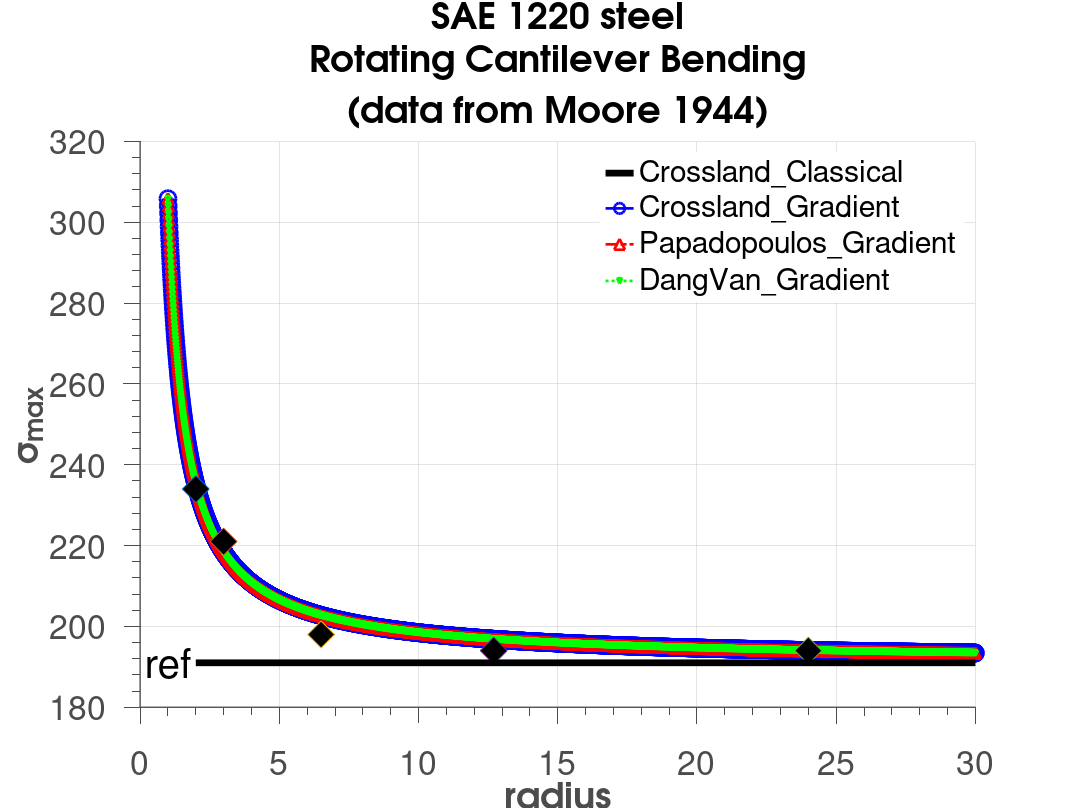
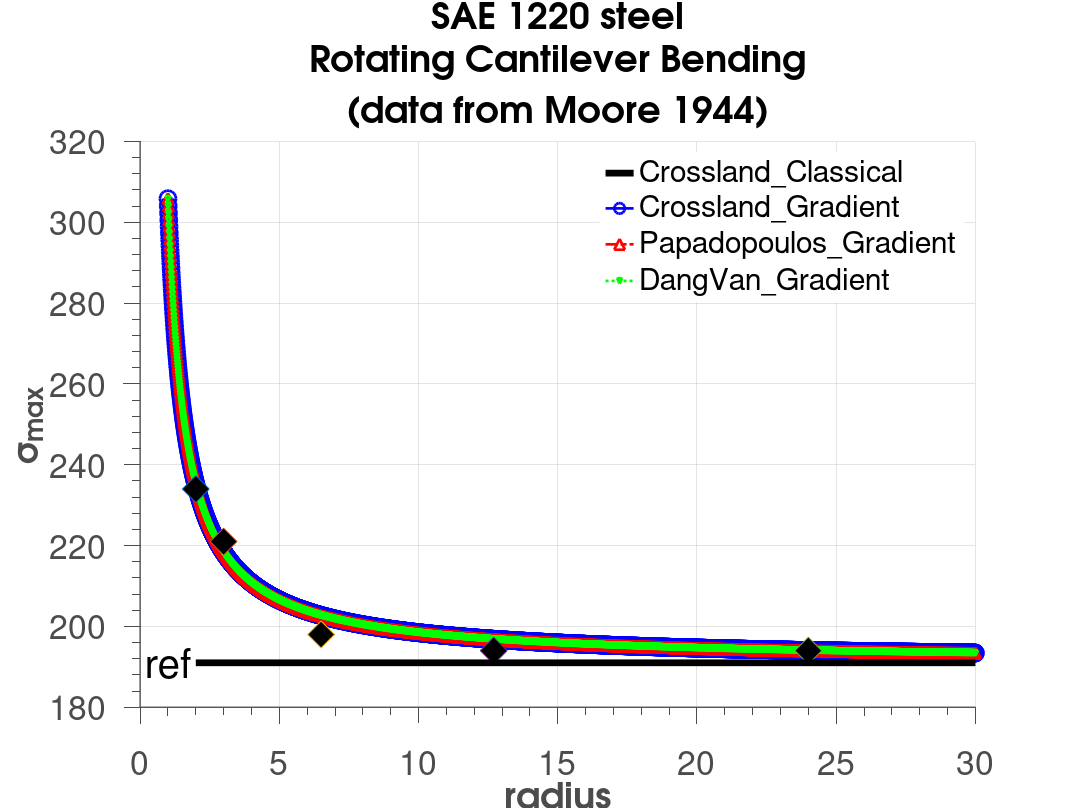

Write the MATLAB code that produced these figures, in order. (Note: this script raises an error after producing the figures.)
clear;clc;
tt=143.1;
ff=191;
a=(tt-ff/sqrt(3))/(ff/3);
b=tt;
ap=3*(tt/ff-1/2);
bp=tt;
ad=3*(tt/ff-1/2);
bd=tt;
lg=0.3755;
lgp=0.3755 ;
lgd=0.3755 ;
y=1:0.01:30;

sigmax  =b*(1/sqrt(3)+a/3-lg*((sqrt(3)*y).^-1+a/3*y.^-1)).^-1;
sigmaxp=b*(1/2+ap/3-lgp*((2*y).^-1+ap/3*y.^-1)).^-1;
sigmaxd=b*(1/2+ad/3-lgd*((2*y).^-1+ad/3*y.^-1)).^-1;

figure(1);
hold on;
fr=plot(y,sigmax, '-b','LineWidth',2,'Marker', 'o', 'MarkerSize', 12,'MarkerEdgeColor',  'b', 'MarkerFaceColor' , 'none');
frp=plot(y,sigmaxp,'-.r','LineWidth',2,'Marker', '^', 'MarkerSize', 8,'MarkerEdgeColor',  'r', 'MarkerFaceColor' , 'none');
frd=plot(y,sigmaxd, ':g','LineWidth',2,'Marker', 'v', 'MarkerSize', 4,'MarkerEdgeColor',  'g', 'MarkerFaceColor' , 'none');
plot(2,234,'d','MarkerSize',20, 'MarkerFaceColor','k');
plot(3,221,'d','MarkerSize',20, 'MarkerFaceColor','k');
plot(6.5,198,'d','MarkerSize',20, 'MarkerFaceColor','k');
plot(12.7,194,'d','MarkerSize',20, 'MarkerFaceColor','k');
plot(24,194,'d','MarkerSize',20, 'MarkerFaceColor','k');
class=plot([2 30],[ff ff],'k','LineWidth',5);
hold off;
grid on;
% grid minor;
set(gca ,'FontSize',30);
hXLabel = xlabel('radius','Fontsize',30, 'FontWeight' , 'bold');
hYLabel = ylabel('\sigma_{max}','Fontsize',30, 'FontWeight' , 'bold');
text(0.2,ff,'ref','Fontsize',30);

hTitle=title({['SAE 1220 steel'],[  'Rotating Cantilever Bending'],[ '(data from Moore 1944)']; },'Fontsize',30);
set(hTitle, 'FontSize', 30, 'FontWeight' , 'bold')
hLegend=legend([class,fr,frp,frd],'Crossland\_Classical','Crossland\_Gradient','Papadopoulos\_Gradient','DangVan\_Gradient');
set([hLegend, gca], 'FontSize', 25)
set(hLegend,'Box','on');
set(hLegend,'EdgeColor',[1 1 1]); %set the edge colour of the legend to white 
% Adjust font
set(gca, 'FontName', 'Helvetica')
set([hTitle, hXLabel, hYLabel], 'FontName', 'AvantGarde')
% Adjust axes properties
set(gca, 'Box', 'off', 'TickDir', 'out', 'TickLength', [.02 .02], ...
    'XMinorTick', 'on', 'YMinorTick', 'on', 'YGrid', 'on', ...
    'XColor', [.3 .3 .3], 'YColor', [.3 .3 .3], ...
    'LineWidth', 1)
set(gcf,'color','w'); %set figure background transparent
set(gca,'color','w'); %set axis transparent
% Maximize print figure
set(gcf,'outerposition',get(0,'screensize'));
set(gcf, 'PaperPositionMode', 'manual');
set(gcf, 'PaperUnits', 'points'); %[ {inches} | centimeters | normalized | points ]
set(gcf, 'PaperPosition', [0 0 800 600]); %set(gcf,'PaperPosition',[left,bottom,width,height])
saveas(gcf,'1220steel.png');
saveas(gcf,'1220steel.fig');

%*****************Fitting********************
R=[2 3 6.5 12.7 24];
f=[235 221 198 194 194];
createFit1220(R,f)
% cftool
% y=f(x)
% t/(1/sqrt(3)+(t-191/sqrt(3))/191-lg*(1/(sqrt(3)*x)+(t-191/sqrt(3))/(191*x)))
% lg=0.001~0.5
% t=100~150
